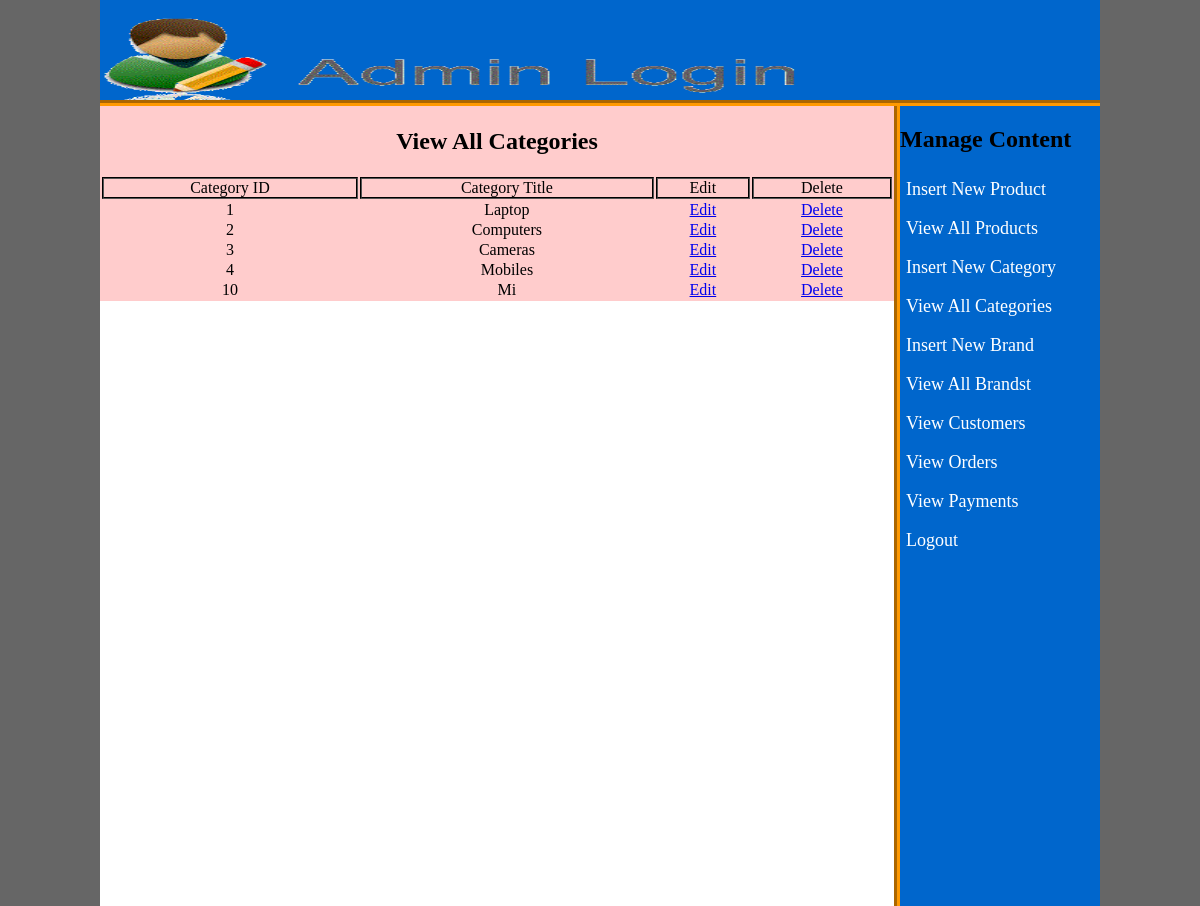
The page /admin_area/index.php?view_cats (signed in) on the database its author committed.
### tables this page shows
CREATE TABLE IF NOT EXISTS `categories` (
  `cat_id` int(10) NOT NULL AUTO_INCREMENT,
  `cat_title` text NOT NULL,
  PRIMARY KEY (`cat_id`)
);

### admin_area/view_cats.php (the view, shortened to what this page needs)
<?php
if(!isset($_SESSION['admin_email'])){
    echo "<script>window.open('login.php','_self')</script>";
}
else
{
?>
<!DOCTYPE html>
<html lang="en">
<head>
</head>
<body>
    <table width="794" bgcolor="#FFCCCC" align="center">
       <tr align="center">
    <td colspan="4"><h2>View All Categories</h2></td>
</tr>
<tr>
    <th>Category ID</th>
    <th>Category Title</th>
    <th>Edit</th>
    <th>Delete</th>
</tr>
<?php
        include("includes/db.php");
        $get_cats="select * from categories";
        $run_cats=mysqli_query($connection,$get_cats);
        while($row_cats=mysqli_fetch_array($run_cats)){
          $cat_id=$row_cats['cat_id'];
          $cat_title=$row_cats['cat_title'];
        ?>
<tr align="center">
       <td><?php echo $cat_id ?></td>
       <td><?php echo $cat_title ?></td>
       <td><a href="index.php?edit_cat=<?php echo $cat_id ?>">Edit</a></td>
        <td><a href="delete_cat.php?delete_cat=<?php echo $cat_id ?>">Delete</a>
        </tr>
        <?php  } ?>
    </table>
</body>
</html>
<?php } ?>

### admin_area/styles/style.css (style rules this page uses)
html, body, div, span, applet, object, iframe, blockquote, pre, a, abbr, acronym, address, big, cite, code, del, dfn, em, img, ins, kbd, q, s, samp, small, strike, strong, sub, sup, tt, var, b, u, i, center, dl, dt, dd, ol, ul, li, fieldset, form, label, legend, table, caption, tbody, tfoot, thead, tr, th, td, article, aside, canvas, details, embed, figure, figcaption, footer, header, hgroup, menu, nav, output, ruby, section, summary, time, mark, audio, video { margin: 0; padding: 0; border: 0; font-size: 100%; font: inherit; vertical-align: baseline; }
body { background: #666; }

### admin_area/view_cats.php (style rules this page uses)
tr,th { border: 2px groove #000; }

### rows shown on the page
categories: cat_id "1", cat_title "Laptop"
categories: cat_id "2", cat_title "Computers"
categories: cat_id "3", cat_title "Cameras"
categories: cat_id "4", cat_title "Mobiles"
categories: cat_id "10", cat_title "Mi"
